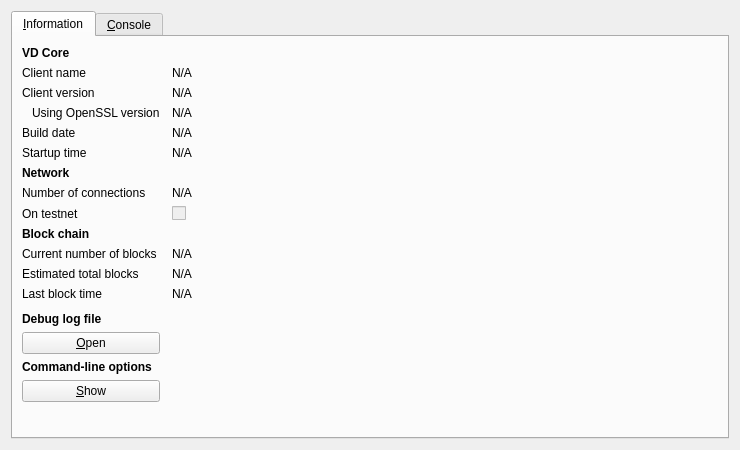
<?xml version="1.0" encoding="UTF-8"?>
<ui version="4.0">
 <class>RPCConsole</class>
 <widget class="QDialog" name="RPCConsole">
  <property name="geometry">
   <rect>
    <x>0</x>
    <y>0</y>
    <width>740</width>
    <height>450</height>
   </rect>
  </property>
  <property name="windowTitle">
   <string>VD - Debug window</string>
  </property>
  <layout class="QVBoxLayout" name="verticalLayout_2">
   <item>
    <widget class="QTabWidget" name="tabWidget">
     <property name="currentIndex">
      <number>0</number>
     </property>
     <widget class="QWidget" name="tab_info">
      <attribute name="title">
       <string>&amp;Information</string>
      </attribute>
      <layout class="QGridLayout" name="gridLayout" columnstretch="0,1">
       <property name="horizontalSpacing">
        <number>12</number>
       </property>
       <item row="0" column="0">
        <widget class="QLabel" name="label_9">
         <property name="font">
          <font>
           <weight>75</weight>
           <bold>true</bold>
          </font>
         </property>
         <property name="text">
          <string>VD Core</string>
         </property>
        </widget>
       </item>
       <item row="1" column="0">
        <widget class="QLabel" name="label_5">
         <property name="text">
          <string>Client name</string>
         </property>
        </widget>
       </item>
       <item row="1" column="1">
        <widget class="QLabel" name="clientName">
         <property name="cursor">
          <cursorShape>IBeamCursor</cursorShape>
         </property>
         <property name="text">
          <string>N/A</string>
         </property>
         <property name="textFormat">
          <enum>Qt::PlainText</enum>
         </property>
         <property name="textInteractionFlags">
          <set>Qt::LinksAccessibleByMouse|Qt::TextSelectableByKeyboard|Qt::TextSelectableByMouse</set>
         </property>
        </widget>
       </item>
       <item row="2" column="0">
        <widget class="QLabel" name="label_6">
         <property name="text">
          <string>Client version</string>
         </property>
        </widget>
       </item>
       <item row="2" column="1">
        <widget class="QLabel" name="clientVersion">
         <property name="cursor">
          <cursorShape>IBeamCursor</cursorShape>
         </property>
         <property name="text">
          <string>N/A</string>
         </property>
         <property name="textFormat">
          <enum>Qt::PlainText</enum>
         </property>
         <property name="textInteractionFlags">
          <set>Qt::LinksAccessibleByMouse|Qt::TextSelectableByKeyboard|Qt::TextSelectableByMouse</set>
         </property>
        </widget>
       </item>
       <item row="3" column="0">
        <widget class="QLabel" name="label_14">
         <property name="text">
          <string>Using OpenSSL version</string>
         </property>
         <property name="indent">
          <number>10</number>
         </property>
        </widget>
       </item>
       <item row="3" column="1">
        <widget class="QLabel" name="openSSLVersion">
         <property name="cursor">
          <cursorShape>IBeamCursor</cursorShape>
         </property>
         <property name="text">
          <string>N/A</string>
         </property>
         <property name="textFormat">
          <enum>Qt::PlainText</enum>
         </property>
         <property name="textInteractionFlags">
          <set>Qt::LinksAccessibleByMouse|Qt::TextSelectableByKeyboard|Qt::TextSelectableByMouse</set>
         </property>
        </widget>
       </item>
       <item row="4" column="0">
        <widget class="QLabel" name="label_12">
         <property name="text">
          <string>Build date</string>
         </property>
        </widget>
       </item>
       <item row="4" column="1">
        <widget class="QLabel" name="buildDate">
         <property name="cursor">
          <cursorShape>IBeamCursor</cursorShape>
         </property>
         <property name="text">
          <string>N/A</string>
         </property>
         <property name="textFormat">
          <enum>Qt::PlainText</enum>
         </property>
         <property name="textInteractionFlags">
          <set>Qt::LinksAccessibleByMouse|Qt::TextSelectableByKeyboard|Qt::TextSelectableByMouse</set>
         </property>
        </widget>
       </item>
       <item row="5" column="0">
        <widget class="QLabel" name="label_13">
         <property name="text">
          <string>Startup time</string>
         </property>
        </widget>
       </item>
       <item row="5" column="1">
        <widget class="QLabel" name="startupTime">
         <property name="cursor">
          <cursorShape>IBeamCursor</cursorShape>
         </property>
         <property name="text">
          <string>N/A</string>
         </property>
         <property name="textFormat">
          <enum>Qt::PlainText</enum>
         </property>
         <property name="textInteractionFlags">
          <set>Qt::LinksAccessibleByMouse|Qt::TextSelectableByKeyboard|Qt::TextSelectableByMouse</set>
         </property>
        </widget>
       </item>
       <item row="6" column="0">
        <widget class="QLabel" name="label_11">
         <property name="font">
          <font>
           <weight>75</weight>
           <bold>true</bold>
          </font>
         </property>
         <property name="text">
          <string>Network</string>
         </property>
        </widget>
       </item>
       <item row="7" column="0">
        <widget class="QLabel" name="label_7">
         <property name="text">
          <string>Number of connections</string>
         </property>
        </widget>
       </item>
       <item row="7" column="1">
        <widget class="QLabel" name="numberOfConnections">
         <property name="cursor">
          <cursorShape>IBeamCursor</cursorShape>
         </property>
         <property name="text">
          <string>N/A</string>
         </property>
         <property name="textFormat">
          <enum>Qt::PlainText</enum>
         </property>
         <property name="textInteractionFlags">
          <set>Qt::LinksAccessibleByMouse|Qt::TextSelectableByKeyboard|Qt::TextSelectableByMouse</set>
         </property>
        </widget>
       </item>
       <item row="8" column="0">
        <widget class="QLabel" name="label_8">
         <property name="text">
          <string>On testnet</string>
         </property>
        </widget>
       </item>
       <item row="8" column="1">
        <widget class="QCheckBox" name="isTestNet">
         <property name="enabled">
          <bool>false</bool>
         </property>
         <property name="text">
          <string/>
         </property>
        </widget>
       </item>
       <item row="9" column="0">
        <widget class="QLabel" name="label_10">
         <property name="font">
          <font>
           <weight>75</weight>
           <bold>true</bold>
          </font>
         </property>
         <property name="text">
          <string>Block chain</string>
         </property>
        </widget>
       </item>
       <item row="10" column="0">
        <widget class="QLabel" name="label_3">
         <property name="text">
          <string>Current number of blocks</string>
         </property>
        </widget>
       </item>
       <item row="10" column="1">
        <widget class="QLabel" name="numberOfBlocks">
         <property name="cursor">
          <cursorShape>IBeamCursor</cursorShape>
         </property>
         <property name="text">
          <string>N/A</string>
         </property>
         <property name="textFormat">
          <enum>Qt::PlainText</enum>
         </property>
         <property name="textInteractionFlags">
          <set>Qt::LinksAccessibleByMouse|Qt::TextSelectableByKeyboard|Qt::TextSelectableByMouse</set>
         </property>
        </widget>
       </item>
       <item row="11" column="0">
        <widget class="QLabel" name="label_4">
         <property name="text">
          <string>Estimated total blocks</string>
         </property>
        </widget>
       </item>
       <item row="11" column="1">
        <widget class="QLabel" name="totalBlocks">
         <property name="cursor">
          <cursorShape>IBeamCursor</cursorShape>
         </property>
         <property name="text">
          <string>N/A</string>
         </property>
         <property name="textFormat">
          <enum>Qt::PlainText</enum>
         </property>
         <property name="textInteractionFlags">
          <set>Qt::LinksAccessibleByMouse|Qt::TextSelectableByKeyboard|Qt::TextSelectableByMouse</set>
         </property>
        </widget>
       </item>
       <item row="12" column="0">
        <widget class="QLabel" name="label_2">
         <property name="text">
          <string>Last block time</string>
         </property>
        </widget>
       </item>
       <item row="12" column="1">
        <widget class="QLabel" name="lastBlockTime">
         <property name="cursor">
          <cursorShape>IBeamCursor</cursorShape>
         </property>
         <property name="text">
          <string>N/A</string>
         </property>
         <property name="textFormat">
          <enum>Qt::PlainText</enum>
         </property>
         <property name="textInteractionFlags">
          <set>Qt::LinksAccessibleByMouse|Qt::TextSelectableByKeyboard|Qt::TextSelectableByMouse</set>
         </property>
        </widget>
       </item>
       <item row="13" column="0">
        <spacer name="verticalSpacer_2">
         <property name="orientation">
          <enum>Qt::Vertical</enum>
         </property>
         <property name="sizeHint" stdset="0">
          <size>
           <width>20</width>
           <height>20</height>
          </size>
         </property>
        </spacer>
       </item>
       <item row="14" column="0">
        <widget class="QLabel" name="labelDebugLogfile">
         <property name="font">
          <font>
           <weight>75</weight>
           <bold>true</bold>
          </font>
         </property>
         <property name="text">
          <string>Debug log file</string>
         </property>
        </widget>
       </item>
       <item row="15" column="0">
        <widget class="QPushButton" name="openDebugLogfileButton">
         <property name="toolTip">
          <string>Open the vindax debug log file from the current data directory. This can take a few seconds for large log files.</string>
         </property>
         <property name="text">
          <string>&amp;Open</string>
         </property>
         <property name="autoDefault">
          <bool>false</bool>
         </property>
        </widget>
       </item>
       <item row="16" column="0">
        <widget class="QLabel" name="labelCLOptions">
         <property name="font">
          <font>
           <weight>75</weight>
           <bold>true</bold>
          </font>
         </property>
         <property name="text">
          <string>Command-line options</string>
         </property>
        </widget>
       </item>
       <item row="17" column="0">
        <widget class="QPushButton" name="showCLOptionsButton">
         <property name="toolTip">
          <string>Show the vindax-Qt help message to get a list with possible vindax command-line options.</string>
         </property>
         <property name="text">
          <string>&amp;Show</string>
         </property>
         <property name="autoDefault">
          <bool>false</bool>
         </property>
        </widget>
       </item>
       <item row="18" column="0">
        <spacer name="verticalSpacer">
         <property name="orientation">
          <enum>Qt::Vertical</enum>
         </property>
         <property name="sizeHint" stdset="0">
          <size>
           <width>20</width>
           <height>40</height>
          </size>
         </property>
        </spacer>
       </item>
      </layout>
     </widget>
     <widget class="QWidget" name="tab_console">
      <attribute name="title">
       <string>&amp;Console</string>
      </attribute>
      <layout class="QVBoxLayout" name="verticalLayout_3">
       <property name="spacing">
        <number>3</number>
       </property>
       <item>
        <widget class="QTextEdit" name="messagesWidget">
         <property name="minimumSize">
          <size>
           <width>0</width>
           <height>100</height>
          </size>
         </property>
         <property name="readOnly">
          <bool>true</bool>
         </property>
         <property name="tabKeyNavigation" stdset="0">
          <bool>false</bool>
         </property>
         <property name="columnCount" stdset="0">
          <number>2</number>
         </property>
        </widget>
       </item>
       <item>
        <layout class="QHBoxLayout" name="horizontalLayout">
         <property name="spacing">
          <number>3</number>
         </property>
         <item>
          <widget class="QLabel" name="label">
           <property name="text">
            <string notr="true">&gt;</string>
           </property>
          </widget>
         </item>
         <item>
          <widget class="QLineEdit" name="lineEdit"/>
         </item>
         <item>
          <widget class="QPushButton" name="clearButton">
           <property name="maximumSize">
            <size>
             <width>24</width>
             <height>24</height>
            </size>
           </property>
           <property name="toolTip">
            <string>Clear console</string>
           </property>
           <property name="text">
            <string/>
           </property>
           <property name="icon">
            <iconset resource="../bitcoin.qrc">
             <normaloff>:/icons/remove</normaloff>:/icons/remove</iconset>
           </property>
           <property name="shortcut">
            <string notr="true">Ctrl+L</string>
           </property>
           <property name="autoDefault">
            <bool>false</bool>
           </property>
          </widget>
         </item>
        </layout>
       </item>
      </layout>
     </widget>
    </widget>
   </item>
  </layout>
 </widget>
 <resources>
  <include location="../bitcoin.qrc"/>
 </resources>
 <connections/>
</ui>
